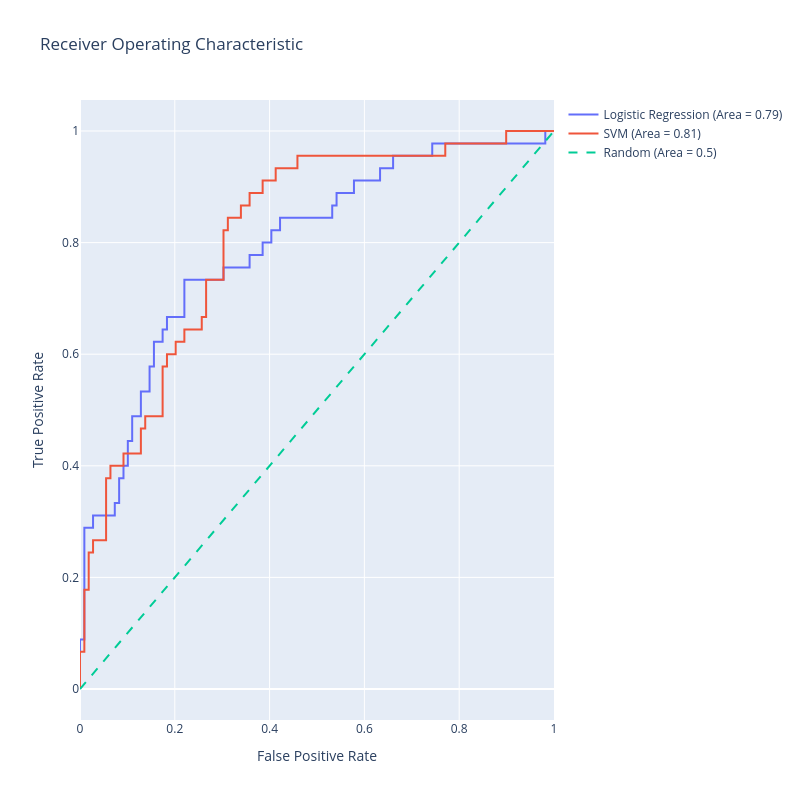

This figure's notebook cell:
### Code cell
import numpy as np
import plotly.graph_objects as go
from sklearn.linear_model import LogisticRegression
from sklearn.svm import SVC
from sklearn.metrics import roc_curve, roc_auc_score
from sklearn.preprocessing import StandardScaler

# Assuming that X_train, X_test, y_train, y_test are already defined

# SVM requires feature scaling for better performance
scaler = StandardScaler()
X_train_scaled = scaler.fit_transform(X_train)
X_test_scaled = scaler.transform(X_test)

# Logistic Regression model
lr_model = LogisticRegression(max_iter=1000)
lr_model.fit(X_train, Y_train)
lr_scores = lr_model.predict_proba(X_test)[:,1]

# SVM model
svm_model = SVC(probability=True)
svm_model.fit(X_train_scaled, Y_train)
svm_scores = svm_model.predict_proba(X_test_scaled)[:,1]

# Generate ROC curve data for logistic regression model
lr_fpr, lr_tpr, lr_thresholds = roc_curve(Y_test, lr_scores)
lr_auc = roc_auc_score(Y_test, lr_scores)

# Generate ROC curve data for SVM model
svm_fpr, svm_tpr, svm_thresholds = roc_curve(Y_test, svm_scores)
svm_auc = roc_auc_score(Y_test, svm_scores)

# Generate a trace for the Logistic Regression ROC curve
trace0 = go.Scatter(
    x=lr_fpr,
    y=lr_tpr,
    mode='lines',
    name=f'Logistic Regression (Area = {lr_auc:.2f})'
)

# Generate a trace for the SVM ROC curve
trace1 = go.Scatter(
    x=svm_fpr,
    y=svm_tpr,
    mode='lines',
    name=f'SVM (Area = {svm_auc:.2f})'
)

# Diagonal line
trace2 = go.Scatter(
    x=[0, 1],
    y=[0, 1],
    mode='lines',
    name='Random (Area = 0.5)',
    line=dict(dash='dash')
)

data = [trace0, trace1, trace2]

# Define layout with square aspect ratio
layout = go.Layout(
    title='Receiver Operating Characteristic',
    xaxis=dict(title='False Positive Rate'),
    yaxis=dict(title='True Positive Rate'),
    autosize=False,
    width=800,
    height=800,
    showlegend=True
)

# Define figure and add data
fig = go.Figure(data=data, layout=layout)

# Show figure
fig.show()

### Figure 1 — Plotly figure (JSON) as saved in the notebook; plotly's stock layout.template omitted (floating-point values rounded to 4 significant figures)
{"data": [{"mode": "lines", "name": "Logistic Regression (Area = 0.79)", "type": "scatter", "x": [0.0, 0.0, 0.0, 0.009174, 0.009174, 0.02752, 0.02752, 0.07339, 0.07339, 0.08257, 0.08257, 0.09174, 0.09174, 0.1009, 0.1009, 0.1101, 0.1101, 0.1284, 0.1284, 0.1468, 0.1468, 0.156, 0.156, 0.1743, 0.1743, 0.1835, 0.1835, 0.2202, 0.2202, 0.3028, 0.3028, 0.3578, 0.3578, 0.3853, 0.3853, 0.4037, 0.4037, 0.422, 0.422, 0.5321, 0.5321, 0.5413, 0.5413, 0.578, 0.578, 0.633, 0.633, 0.6606, 0.6606, 0.7431, 0.7431, 0.9817, 0.9817, 1.0], "y": [0.0, 0.02222, 0.08889, 0.08889, 0.2889, 0.2889, 0.3111, 0.3111, 0.3333, 0.3333, 0.3778, 0.3778, 0.4, 0.4, 0.4444, 0.4444, 0.4889, 0.4889, 0.5333, 0.5333, 0.5778, 0.5778, 0.6222, 0.6222, 0.6444, 0.6444, 0.6667, 0.6667, 0.7333, 0.7333, 0.7556, 0.7556, 0.7778, 0.7778, 0.8, 0.8, 0.8222, 0.8222, 0.8444, 0.8444, 0.8667, 0.8667, 0.8889, 0.8889, 0.9111, 0.9111, 0.9333, 0.9333, 0.9556, 0.9556, 0.9778, 0.9778, 1.0, 1.0]}, {"mode": "lines", "name": "SVM (Area = 0.81)", "type": "scatter", "x": [0.0, 0.0, 0.0, 0.009174, 0.009174, 0.01835, 0.01835, 0.02752, 0.02752, 0.05505, 0.05505, 0.06422, 0.06422, 0.09174, 0.09174, 0.1284, 0.1284, 0.1376, 0.1376, 0.1743, 0.1743, 0.1835, 0.1835, 0.2018, 0.2018, 0.2202, 0.2202, 0.2569, 0.2569, 0.2661, 0.2661, 0.3028, 0.3028, 0.3119, 0.3119, 0.3394, 0.3394, 0.3578, 0.3578, 0.3853, 0.3853, 0.4128, 0.4128, 0.4587, 0.4587, 0.7706, 0.7706, 0.8991, 0.8991, 1.0], "y": [0.0, 0.02222, 0.06667, 0.06667, 0.1778, 0.1778, 0.2444, 0.2444, 0.2667, 0.2667, 0.3778, 0.3778, 0.4, 0.4, 0.4222, 0.4222, 0.4667, 0.4667, 0.4889, 0.4889, 0.5778, 0.5778, 0.6, 0.6, 0.6222, 0.6222, 0.6444, 0.6444, 0.6667, 0.6667, 0.7333, 0.7333, 0.8222, 0.8222, 0.8444, 0.8444, 0.8667, 0.8667, 0.8889, 0.8889, 0.9111, 0.9111, 0.9333, 0.9333, 0.9556, 0.9556, 0.9778, 0.9778, 1.0, 1.0]}, {"line": {"dash": "dash"}, "mode": "lines", "name": "Random (Area = 0.5)", "type": "scatter", "x": [0, 1], "y": [0, 1]}], "layout": {"autosize": false, "height": 800, "showlegend": true, "title": {"text": "Receiver Operating Characteristic"}, "width": 800, "xaxis": {"title": {"text": "False Positive Rate"}}, "yaxis": {"title": {"text": "True Positive Rate"}}}}
